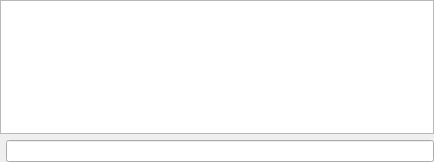
<?xml version="1.0" encoding="UTF-8"?>
<ui version="4.0">
 <class>MainBox</class>
 <widget class="QWidget" name="MainBox">
  <property name="geometry">
   <rect>
    <x>0</x>
    <y>0</y>
    <width>434</width>
    <height>162</height>
   </rect>
  </property>
  <property name="windowTitle">
   <string>Dialog</string>
  </property>
  <layout class="QVBoxLayout" name="verticalLayout">
   <property name="leftMargin">
    <number>0</number>
   </property>
   <property name="topMargin">
    <number>0</number>
   </property>
   <property name="rightMargin">
    <number>0</number>
   </property>
   <property name="bottomMargin">
    <number>0</number>
   </property>
   <item>
    <widget class="QTextEdit" name="te_terminal"/>
   </item>
   <item>
    <layout class="QHBoxLayout" name="horizontalLayout">
     <item>
      <widget class="SerialBox5_fix_baudrate" name="serial_widget" native="true"/>
     </item>
     <item>
      <widget class="QLineEdit" name="le_command"/>
     </item>
    </layout>
   </item>
  </layout>
 </widget>
 <customwidgets>
  <customwidget>
   <class>SerialBox5_fix_baudrate</class>
   <extends>QWidget</extends>
   <header>serialbox5_fix_baudrate.hpp</header>
   <container>1</container>
  </customwidget>
 </customwidgets>
 <resources/>
 <connections/>
</ui>
